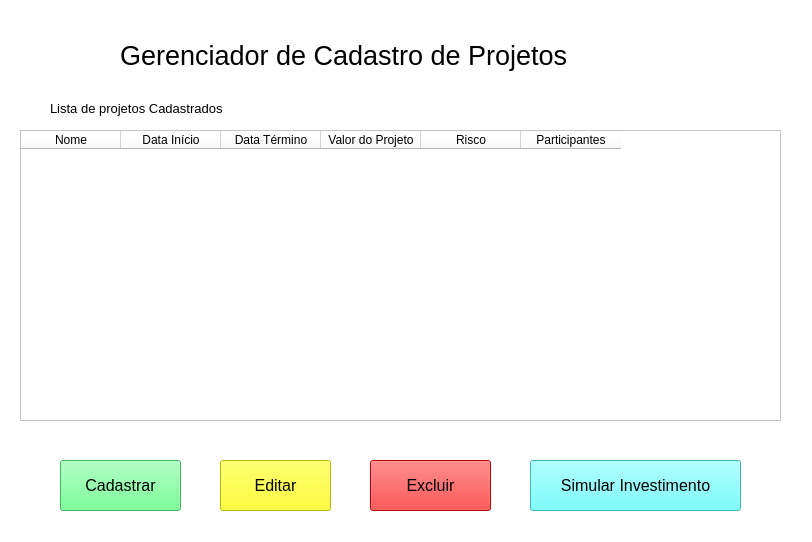
<?xml version="1.0" encoding="UTF-8"?>
<ui version="4.0">
 <class>Form</class>
 <widget class="QWidget" name="Form">
  <property name="geometry">
   <rect>
    <x>0</x>
    <y>0</y>
    <width>812</width>
    <height>542</height>
   </rect>
  </property>
  <property name="windowTitle">
   <string>Form</string>
  </property>
  <property name="styleSheet">
   <string notr="true">background-color: rgb(255, 255, 255);</string>
  </property>
  <widget class="QLabel" name="label">
   <property name="geometry">
    <rect>
     <x>120</x>
     <y>30</y>
     <width>541</width>
     <height>51</height>
    </rect>
   </property>
   <property name="font">
    <font>
     <pointsize>20</pointsize>
    </font>
   </property>
   <property name="text">
    <string>Gerenciador de Cadastro de Projetos</string>
   </property>
  </widget>
  <widget class="QPushButton" name="btNew">
   <property name="geometry">
    <rect>
     <x>60</x>
     <y>460</y>
     <width>121</width>
     <height>51</height>
    </rect>
   </property>
   <property name="font">
    <font>
     <pointsize>12</pointsize>
    </font>
   </property>
   <property name="styleSheet">
    <string notr="true">background-color: rgb(85, 255, 127);</string>
   </property>
   <property name="text">
    <string>Cadastrar</string>
   </property>
  </widget>
  <widget class="QPushButton" name="btEdit">
   <property name="geometry">
    <rect>
     <x>220</x>
     <y>460</y>
     <width>111</width>
     <height>51</height>
    </rect>
   </property>
   <property name="font">
    <font>
     <pointsize>12</pointsize>
    </font>
   </property>
   <property name="styleSheet">
    <string notr="true">background-color: rgb(255, 255, 0);</string>
   </property>
   <property name="text">
    <string>Editar</string>
   </property>
  </widget>
  <widget class="QPushButton" name="btDelete">
   <property name="geometry">
    <rect>
     <x>370</x>
     <y>460</y>
     <width>121</width>
     <height>51</height>
    </rect>
   </property>
   <property name="font">
    <font>
     <pointsize>12</pointsize>
    </font>
   </property>
   <property name="styleSheet">
    <string notr="true">background-color: rgb(255, 0, 0);</string>
   </property>
   <property name="text">
    <string>Excluir</string>
   </property>
  </widget>
  <widget class="QPushButton" name="btSim">
   <property name="geometry">
    <rect>
     <x>530</x>
     <y>460</y>
     <width>211</width>
     <height>51</height>
    </rect>
   </property>
   <property name="font">
    <font>
     <pointsize>12</pointsize>
    </font>
   </property>
   <property name="styleSheet">
    <string notr="true">background-color: rgb(85, 255, 255);</string>
   </property>
   <property name="text">
    <string>Simular Investimento</string>
   </property>
  </widget>
  <widget class="QLabel" name="label_2">
   <property name="geometry">
    <rect>
     <x>50</x>
     <y>100</y>
     <width>271</width>
     <height>16</height>
    </rect>
   </property>
   <property name="font">
    <font>
     <pointsize>10</pointsize>
    </font>
   </property>
   <property name="text">
    <string>Lista de projetos Cadastrados</string>
   </property>
  </widget>
  <widget class="QTableWidget" name="tbProjects">
   <property name="geometry">
    <rect>
     <x>20</x>
     <y>130</y>
     <width>761</width>
     <height>291</height>
    </rect>
   </property>
   <property name="editTriggers">
    <set>QAbstractItemView::NoEditTriggers</set>
   </property>
   <property name="selectionMode">
    <enum>QAbstractItemView::SingleSelection</enum>
   </property>
   <property name="selectionBehavior">
    <enum>QAbstractItemView::SelectRows</enum>
   </property>
   <property name="gridStyle">
    <enum>Qt::DashDotLine</enum>
   </property>
   <column>
    <property name="text">
     <string>Nome</string>
    </property>
   </column>
   <column>
    <property name="text">
     <string>Data Início</string>
    </property>
   </column>
   <column>
    <property name="text">
     <string>Data Término</string>
    </property>
   </column>
   <column>
    <property name="text">
     <string>Valor do Projeto</string>
    </property>
   </column>
   <column>
    <property name="text">
     <string>Risco</string>
    </property>
   </column>
   <column>
    <property name="text">
     <string>Participantes</string>
    </property>
   </column>
  </widget>
 </widget>
 <resources/>
 <connections/>
</ui>
